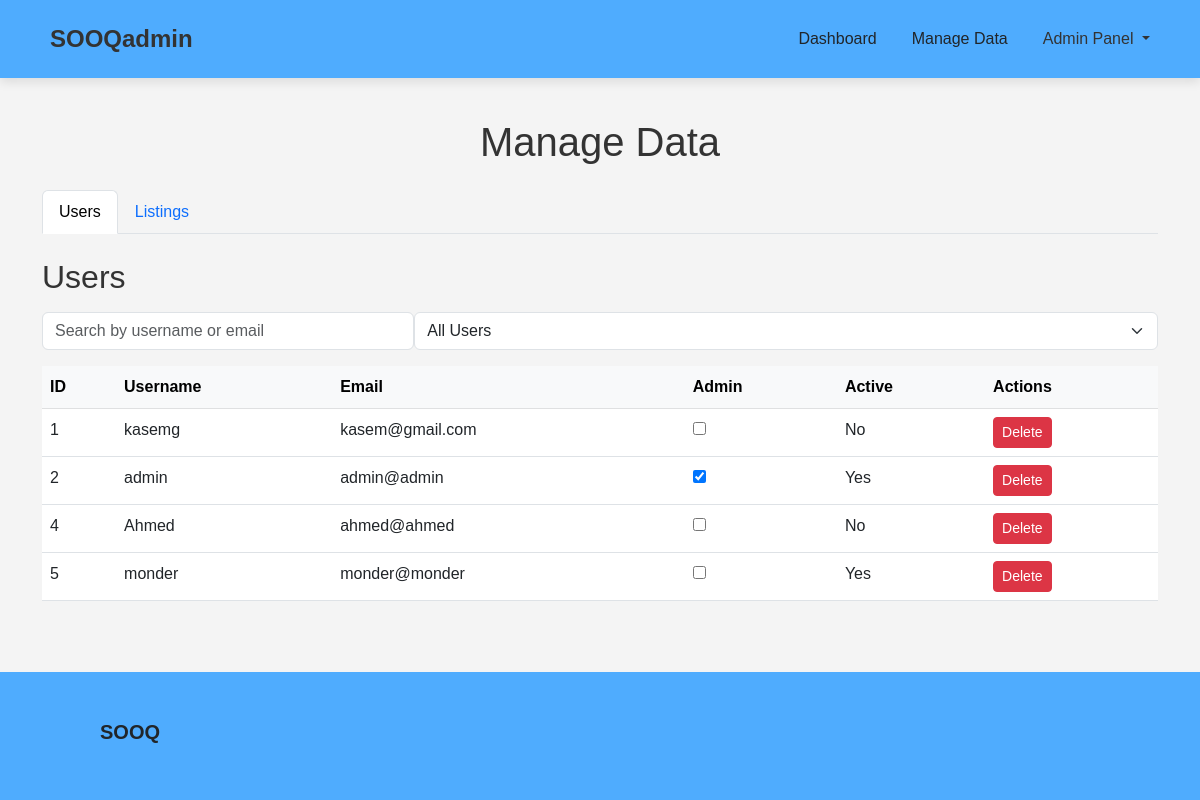
Screenshot of /manage_data (signed in) with the database file from the repository.
### models.py (models this page shows, shortened)
class User(db.Model, UserMixin):
    id = db.Column(db.Integer, primary_key=True)
    username = db.Column(db.String(20), unique=True, nullable=False)
    email = db.Column(db.String(120), unique=True, nullable=False)
    password = db.Column(db.String(60), nullable=False)
    is_admin = db.Column(db.Boolean, default=False)
    is_active = db.Column(db.Boolean, default=False)
    listings = db.relationship('Listing', back_populates='owner', lazy=True)
    favorites = db.relationship(
        'Listing',
        secondary=user_favorites,
        backref='favorited_by',
        lazy='dynamic'
    )

### routes.py (the view)
@app.route('/manage_data')
@login_required
def manage_data():
    if not current_user.is_admin:
        abort(403)
    users = User.query.all()
    listings = Listing.query.all()
    return render_template('manage_data.html', users=users, listings=listings)

### models.py (called while the page is built)
@login_manager.user_loader
def load_user(user_id):
    return User.query.get(int(user_id))

### routes.py (called while the page is built)
@app.context_processor
def load_brands():
    brands = Brand.query.all()
    return dict(brands=brands)

@app.context_processor
def load_categories():
    categories = Category.query.all()
    return dict(categories=categories)

### templates/manage_data.html (shortened to what this page needs)
{% extends 'base_admin.html' %}
{% block content %}
<div class="container mt-4">
    <h1 class="text-center mb-4">Manage Data</h1>
    <ul class="nav nav-tabs mt-4" id="dataTabs" role="tablist">
        <li class="nav-item" role="presentation">
            <button class="nav-link active" id="users-tab" data-bs-toggle="tab" data-bs-target="#users"
                type="button" role="tab" aria-controls="users" aria-selected="true">
                 Users
            </button>
        </li>
        <li class="nav-item" role="presentation">
            <button class="nav-link" id="listings-tab" data-bs-toggle="tab" data-bs-target="#listings" type="button"
                role="tab" aria-controls="listings" aria-selected="false">
                 Listings
            </button>
        </li>
    </ul>
    <div class="tab-content mt-4" id="dataTabsContent">
        <div class="tab-pane fade show active" id="users" role="tabpanel" aria-labelledby="users-tab">
            <h2 class="mb-3">Users</h2>
            <div class="d-flex justify-content-between align-items-center mb-3">
                <input id="search-users" type="text" class="form-control w-50" placeholder="Search by username or email" aria-label="Search Users">
                <select id="filter-users" class="form-select" aria-label="Filter Users">
                    <option value="all">All Users</option>
                </select>
            </div>
            <table class="table table-hover table-responsive" aria-label="Users Table">
                <thead class="table-light">
                    <tr>
                        <th>ID</th>
                        <th>Username</th>
                        <th>Email</th>
                        <th>Admin</th>
                        <th>Active</th>
                        <th>Actions</th>
                    </tr>
                </thead>
                <tbody>
                    {% for user in users %}
                    <tr>
                        <td>{{ user.id }}</td>
                        <td>{{ user.username }}</td>
                        <td>{{ user.email }}</td>
                        <td>
                            <form action="{{ url_for('update_user_admin_status', user_id=user.id) }}" method="POST">
                                <input id="is-admin-{{ user.id }}" type="checkbox" name="is_admin" value="1"
                                       onchange="this.form.submit()" {% if user.is_admin %}checked{% endif %} aria-label="Toggle admin status for {{ user.username }}">
                            </form>
                        </td>
                        <td>{{ 'Yes' if user.is_active else 'No' }}</td>
                        <td>
                            <div class="d-flex">
                                <form action="{{ url_for('delete_user', user_id=user.id) }}" method="POST" onsubmit="return confirm('Are you sure you want to delete this user?');">
                                    <button type="submit" class="btn btn-danger btn-sm" aria-label="Delete {{ user.username }}">Delete</button>
                                </form>
                            </div>
                        </td>
                    </tr>
                    {% endfor %}
                </tbody>
            </table>
        </div>
    </div>
</div>
{% endblock %}

### static/css/admin_dash.css (style rules this page uses)
:root { --primary-color: #4facfe; --secondary-color: #264653; --background-color: #f4f4f4; --text-dark: #333; --text-light: #333; --highlight-color: #e76f51; }
* { margin: 0; padding: 0; box-sizing: border-box; }
body { font-family: 'Poppins', sans-serif; background-color: var(--background-color); color: var(--text-dark); line-height: 1.6; margin: 0; display: flex; flex-direction: column; min-height: 100vh; }

### rows the page displays
User: id "1", username "kasemg", email "kasem@gmail.com", is_active "No"
User: id "2", username "admin", email "admin@admin", is_admin "☑", is_active "Yes"
User: id "4", username "Ahmed", email "ahmed@ahmed", is_active "No"
User: id "5", username "monder", email "monder@monder", is_active "Yes"
